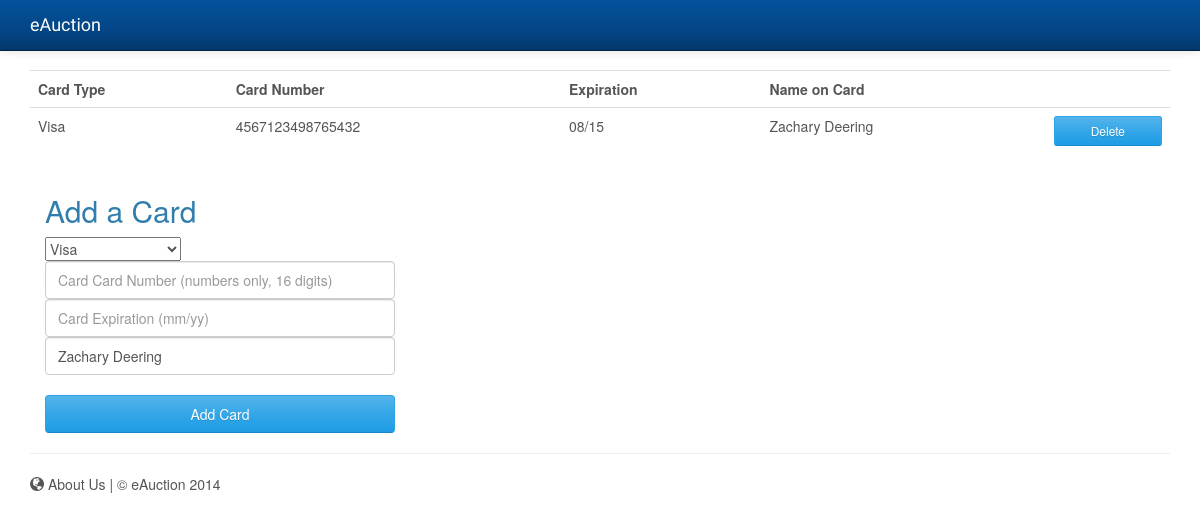
Screenshot of /shop/editCard.php?userid=1 with the database file from the repository.
### tables this page shows
CREATE TABLE credit_cards (
    card_id INTEGER AUTO_INCREMENT,
    user_id INTEGER,
    card_type ENUM('MasterCard', 'Visa', 'American Express', 'Discover'),
    card_number VARCHAR(16),
    expiration VARCHAR(5),
    PRIMARY KEY (card_id),
    FOREIGN KEY (user_id) REFERENCES users (user_id)
        ON DELETE CASCADE
);

CREATE TABLE users (
    user_id INTEGER AUTO_INCREMENT,
    username VARCHAR(255) NOT NULL,
    password CHAR(64) NOT NULL,
	salt CHAR(16) NOT NULL,
    name VARCHAR(255),
    email VARCHAR(255),
    phone_number CHAR(10),
    description TEXT,
    public_location VARCHAR(255),
    url TEXT,
    user_type ENUM('person', 'company'),
    `admin` TINYINT(1) DEFAULT 0,
    PRIMARY KEY (user_id)
);

### inc/functions.php (called while the page is built, shortened)
<?php
	function getProfileData($userid, $db) {
		$data = array();
		$data['success'] = false;
		$query = "
            SELECT user_id, username, name, email, phone_number, description, public_location, url, user_type
            FROM users u
            WHERE
                u.user_id = :userid
        ";
        $query_params = array(
            ':userid' => $userid
        );
        try
        {
            $stmt = $db->prepare($query);
            $result = $stmt->execute($query_params);
        }
        catch(PDOException $ex)
        {
            die($ex);
        }
        $row = $stmt->fetch();
        if ($row) {
        	$data['success'] = true;
        	$data['user_data'] = $row;
        }
        else{
        	$data['success'] = false;
        	$data['message'] = "No user found with that user id number.";
        	return $data;
        }
        return $data;
	}
	function getCards($userid, $db) {
		$data = array();
		$data['success'] = false;
		$query = "
            SELECT card_id, card_type, card_number, expiration
			FROM credit_cards
			WHERE user_id = :userid
        ";
        $query_params = array(
            ':userid' => $userid
        );
        try
        {
            $stmt = $db->prepare($query);
            $result = $stmt->execute($query_params);
        }
        catch(PDOException $ex)
        {
            die($ex);
        }
        $row = $stmt->fetchAll();
        if ($row) {
        	$data['success'] = true;
        	$data['card_data'] = $row;
        }
        else{
        	$data['success'] = false;
        	$data['message'] = "No ratings found for that user.";
			$data['card_data'] = null;
        	return $data;
        }
        return $data;
	}
?>

### shop/editCard.php (the view, shortened to what this page needs)
<?php
    require_once("../inc/functions.php");
	require_once("../inc/header.php");
    if (!empty($_GET['userid'])) {
	  $data = getProfileData($_GET['userid'], $db);
	}
    else {
      $data = getProfileData($_SESSION['user']['user_id'], $db);
    }
	$submitted_number="";
	$submitted_expiration="";
  	if(isset($_POST['phase']))
		$phase = $_POST['phase'];
	else
		$phase = '';
	$card_data = getCards($data['user_data']['user_id'], $db);
	if($phase == '')
	{
?>
      <div class="container">
        <div class="row">
        </div>
		<form id="newcard" class="form-signin" action="editCard.php" method="POST">
		<div class="row">
			<div class="col-sm-12">
				<?php if ($card_data['success'] == false)
					  {
						echo '<div class="alert alert-info">There are no credit cards on file.</div>';
					  }
					  else
					  { ?>
				<table class="table table-hover">
					<tr>
						<th>Card Type</th>
						<th>Card Number</th>
						<th>Expiration</th>
						<th>Name on Card</th>
						<th></th>
					</tr>
					<?php foreach($card_data['card_data'] as $row)
						  { ?>
					<tr>
						<td><?php echo $row['card_type']; ?></td>
						<td><?php echo $row['card_number']; ?></td>
						<td><?php echo $row['expiration']; ?></td>
						<td><?php echo $data['user_data']['name']; ?></td>
						<td><button  class="btn btn-sm btn-primary btn-block" type="submit" onclick="document.getElementById('phase').value = 'delete'; document.getElementById('card_id').value = '<?php echo $row['card_id'] ?>';">Delete</button></tr>
					<?php }
					  }?>
				</table>
			</div>
		</div>
		<div class="col-sm-4">
          <h2 class="form-signin-heading">Add a Card</h2>
			<select name="type">
			  <option value="Visa">Visa</option>
			</select>
			<input class="form-control" type="text" name="number" maxlength="16" size="16" placeholder="Card Card Number (numbers only, 16 digits)" value="<?php echo $submitted_number?>" />
            <input class="form-control" type="text" name="expiration" placeholder="Card Expiration (mm/yy)" value="<?php echo $submitted_expiration?>" />
            <input class="form-control" type="text" name="name" placeholder="Name on Card" value="<?php echo $data['user_data']['name'] ?>"/>
            <br />
            <button class="btn btn btn-primary btn-block" type="submit" onclick="document.getElementById('phase').value = 'add';" >Add Card</button>
        </form>
      </div>
<?php }
require_once("../inc/footer.php"); ?>

### inc/css/jumbotron.css (style rules this page uses)
body { padding-top: 50px; padding-bottom: 20px; }

### rows the page displays
credit_cards: card_type "Visa", card_number "4567123498765432", expiration "08/15", user.name "Zachary Deering", $row['card_id'] 1 (drawn)
users: name "Zachary Deering"
